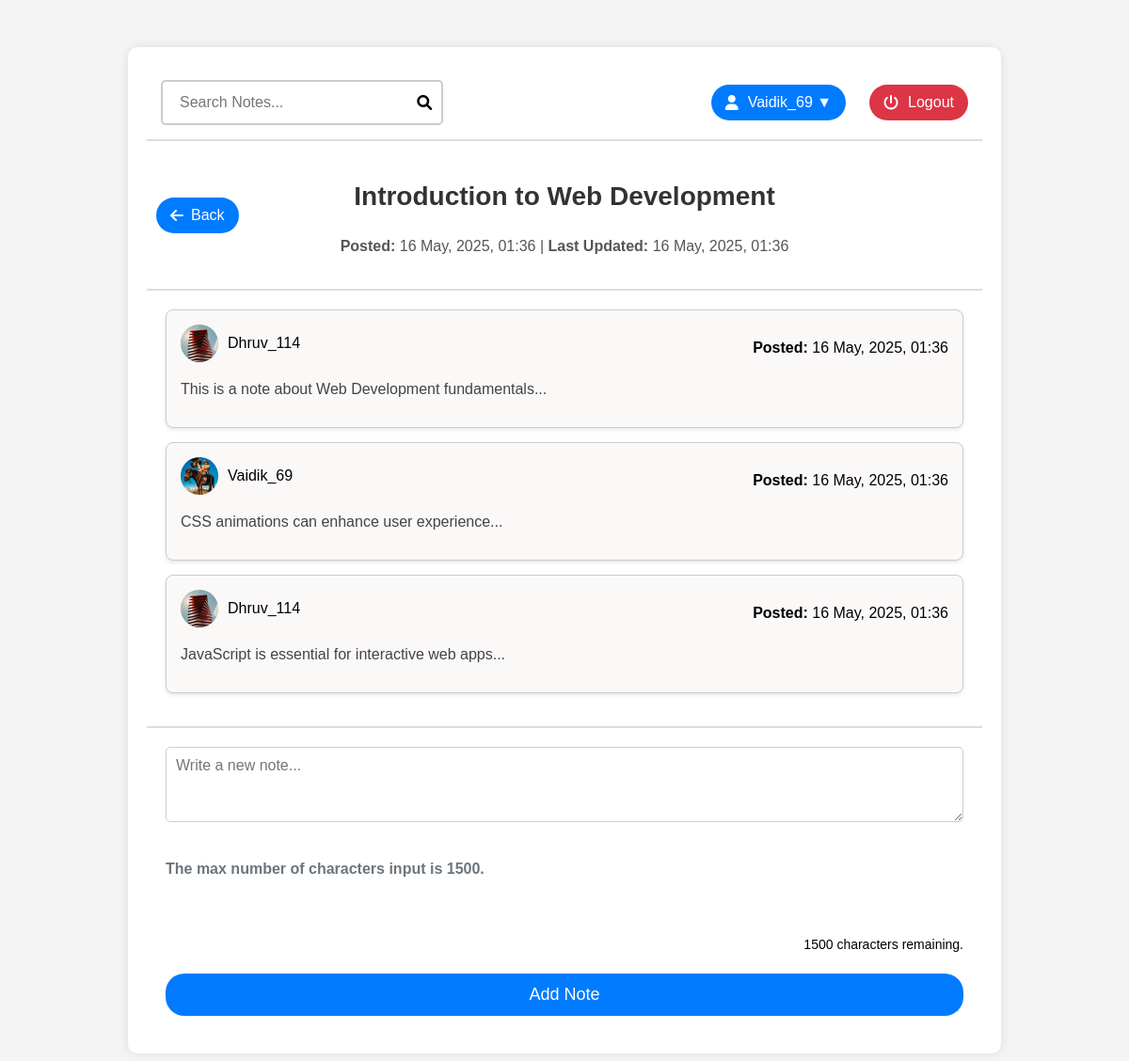
Page /view_notes.php?topic_id=1 (signed in) on the committed database.
### tables this page shows
CREATE TABLE topic (
    topic_id INT AUTO_INCREMENT PRIMARY KEY,
    title VARCHAR(256) NOT NULL,
    creator_id INT NOT NULL,
    created_at DATETIME DEFAULT CURRENT_TIMESTAMP,
    last_updated DATETIME DEFAULT CURRENT_TIMESTAMP ON UPDATE CURRENT_TIMESTAMP,
    FOREIGN KEY (creator_id) REFERENCES user(user_id)
);

CREATE TABLE notes (
    note_id INT AUTO_INCREMENT PRIMARY KEY,
    topic_id INT NOT NULL,
    user_id INT NOT NULL,
    content TEXT NOT NULL,
    created_at DATETIME DEFAULT CURRENT_TIMESTAMP,
    FOREIGN KEY (topic_id) REFERENCES topic(topic_id),
    FOREIGN KEY (user_id) REFERENCES user(user_id)
);

CREATE TABLE user (
    user_id INT AUTO_INCREMENT NOT NULL PRIMARY KEY,
    first_name VARCHAR(50),    
    last_name VARCHAR(50),    
    email VARCHAR(100) UNIQUE NOT NULL,
    password VARCHAR(255) NOT NULL,
    screen_name VARCHAR(50) UNIQUE NOT NULL,
    avatar VARCHAR(255) NOT NULL,
    date_of_birth DATE,       
    created_at DATETIME DEFAULT CURRENT_TIMESTAMP
);

### db.php (called while the page is built, shortened)
<?php
function getTopicDetails($conn, $topicId) {
    try {
        $query = "SELECT t.topic_id, t.title, t.created_at,
                (SELECT MAX(n.created_at) FROM notes n WHERE n.topic_id = t.topic_id) AS last_updated
                FROM topic t
                WHERE t.topic_id = ?";
        $stmt = $conn->prepare($query);
        $stmt->execute([$topicId]);
        return $stmt->fetch(PDO::FETCH_ASSOC);
    } catch(PDOException $e) {
        return null;
    }
}
function getTopicNotes($conn, $topicId) {
    try {
        $query = "SELECT n.note_id, n.content, n.created_at,
                u.screen_name, u.avatar
                FROM notes n
                JOIN user u ON n.user_id = u.user_id
                WHERE n.topic_id = ?
                ORDER BY n.created_at ASC";
        $stmt = $conn->prepare($query);
        $stmt->execute([$topicId]);
        return $stmt->fetchAll(PDO::FETCH_ASSOC);
    } catch(PDOException $e) {
        return [];
    }
}

### view_notes.php (the view, shortened to what this page needs)
<?php
require_once 'db.php';
$topicId = intval($_GET['topic_id']);
$topic = getTopicDetails($conn, $topicId);
$notes = getTopicNotes($conn, $topicId);
function formatDate($dateStr) {
    $date = new DateTime($dateStr);
    return $date->format('j M, Y, H:i');
}
?>
<!DOCTYPE html PUBLIC "-//W3C//DTD XHTML 1.0 Strict//EN" "http://www.w3.org/TR/xhtml1/DTD/xhtml1-strict.dtd">
<html lang="en">
<head>
    <link rel="stylesheet" href="css/style.css" />
    <link rel="stylesheet" href="https://cdnjs.cloudflare.com/ajax/libs/font-awesome/6.0.0-beta3/css/all.min.css" />
</head>
<body class="notes-body">
    <div class="container-notes">
        <header class="notes-header">
            <div class="search-container">
                <input type="text" placeholder="Search Notes..." />
                <i class="fas fa-search"></i>
            </div>
            <div class="user-controls">
                <div class="profile">
                    <i class="fas fa-user"></i> <?php echo htmlspecialchars($_SESSION['screen_name']); ?> ▼
                </div>
                <button class="logout-btn" onclick="window.location.href='logout.php';">
                    <i class="fas fa-power-off"></i> Logout
                </button>
            </div>
        </header>
        <div class="topic-title">
            <button class="back-btn" onclick="window.location.href='topiclist.php'">
                <i class="fas fa-arrow-left"></i> Back
            </button>
            <h2><?php echo htmlspecialchars($topic['title']); ?></h2>
            <p><strong>Posted:</strong> <?php echo formatDate($topic['created_at']); ?> |
               <strong>Last Updated:</strong> <?php echo $topic['last_updated'] ? formatDate($topic['last_updated']) : 'Never'; ?>
            </p>
        </div>
        <section class="notes-section" id="notes-container">
            <?php if (empty($notes)): ?>
                <p style="text-align: center;" id="no-notes-message">No notes found. Be the first to add a note!</p>
            <?php else: ?>
                <?php foreach ($notes as $note): ?>
                    <div class="note">
                        <div class="note-header">
                            <div class="user-info">
                                <div class="user-avatar">
                                    <img src="<?php echo htmlspecialchars($note['avatar']); ?>" alt="User Avatar" />
                                </div>
                                <span><?php echo htmlspecialchars($note['screen_name']); ?></span>
                            </div>
                            <p><strong>Posted:</strong> <?php echo formatDate($note['created_at']); ?></p>
                        </div>
                        <p class="note-text"><?php echo nl2br(htmlspecialchars($note['content'])); ?></p>
                    </div>
                <?php endforeach; ?>
            <?php endif; ?>
        </section>
        <div class="add-note">
            <form id="add-note-form">
                <textarea id="note-content" name="note_content" placeholder="Write a new note..."></textarea>
                <p class="info-text">The max number of characters input is <b>1500</b>.</p>
                <button type="button" id="add-note-btn" class="add-note-btn">Add Note</button>
            </form>
        </div>
    </div>
</body>
</html>

### css/style.css (style rules this page uses)
* { box-sizing: border-box; font-family: Arial, sans-serif; }
body { margin: 0; padding: 0; display: flex; justify-content: center; align-items: center; min-height: 100vh; padding: 50px 20px; background-color: #f4f4f4; }
h2 { margin-bottom: 28px; color: #333; font-size: 1.5rem; }
form { display: flex; flex-direction: column; gap: 23px; }
input[type="email"], input[type="text"], input[type="password"], input[type="date"], input[type="file"] { width: 100%; padding: 12px; border: 1px solid #ccc; border-radius: 5px; font-size: 1rem; }
.search-container { display: flex; align-items: center; gap: 10px; border: 2px solid #ccc; padding: 5px 10px; border-radius: 5px; width: 35%; background: white; }
.search-container input { width: 100%; font-size: medium; padding: 8px; border: none; outline: none; }
.user-controls { display: flex; align-items: center; gap: 25px; }
.profile { display: flex; align-items: center; gap: 10px; cursor: pointer; background: #007BFF; color: white; padding: 10px 15px; font-size: 16px; border-radius: 20px; }
.profile i { font-size: 16px; }
.logout-btn i { font-size: 16px; }
.user-info { display: flex; align-items: center; gap: 10px; margin-bottom: 10px; gap: 10px; }
.container-notes { width: 80%; background: white; padding: 20px; border-radius: 10px; box-shadow: 0px 0px 10px rgba(0, 0, 0, 0.1); }
.notes-header { display: flex; justify-content: space-between; align-items: center; padding: 15px; border-bottom: 2px solid #ddd; }
.logout-btn { background: #DC3545; color: white; border: none; padding: 10px 15px; border-radius: 20px; cursor: pointer; font-size: 16px; display: flex; align-items: center; gap: 10px; }
.topic-title { text-align: center; padding: 20px; border-bottom: 2px solid #ddd; position: relative; }
.back-btn { position: absolute; left: 10px; top: 50%; transform: translateY(-50%); background: #007BFF; color: white; border: none; padding: 10px 15px; border-radius: 20px; font-size: 16px; cursor: pointer; display: flex; align-items: center; gap: 8px; }
.topic-title h2 { font-size: 28px; color: #333; }
.topic-title p { margin-top: 5px; font-size: 16px; color: #555; }
.notes-section { padding: 20px; }
.note { background: #fbf8f8; padding: 15px; border: 1px solid #ccc; border-radius: 8px; margin-bottom: 15px; box-shadow: 0 2px 4px rgba(0, 0, 0, 0.1); }
.note-header { display: flex; justify-content: space-between; align-items: center; }
.user-avatar { width: 40px; height: 40px; border-radius: 50%; background: #ddd; }
.user-avatar img { width: 100%; height: 100%; border-radius: 50%; object-fit: cover; }
.note-text { margin-top: 10px; font-size: 16px; color: #444; }
.add-note { padding: 20px; border-top: 2px solid #ddd; text-align: center; }
.add-note textarea { width: 100%; height: 80px; padding: 10px; border: 1px solid #ccc; border-radius: 5px; font-size: 16px; }
.add-note-btn { padding: 12px 32px; background: #007BFF; color: white; border: none; cursor: pointer; border-radius: 20px; font-size: 18px; }
.info-text { font-size: 16px; color: #6c757d; margin-top: 8px; text-align: left; font-weight: 550; margin-bottom: 35px; }
.add-note form { width: 100%; margin: 0; padding: 0; }
form textarea { width: 100%; padding: 10px; border: 1px solid #ccc; border-radius: 5px; font-size: 16px; margin-bottom: 10px; min-height: 80px; font-family: inherit; }

### rows in the picture
topic: title "Introduction to Web Development", created_at "16 May, 2025, 01:36"
notes: user.avatar (picture), user.screen_name "Dhruv_114", created_at "16 May, 2025, 01:36", content "This is a note about Web Development fundamentals..."
notes: user.avatar (picture), user.screen_name "Vaidik_69", created_at "16 May, 2025, 01:36", content "CSS animations can enhance user experience..."
notes: user.avatar (picture), user.screen_name "Dhruv_114", created_at "16 May, 2025, 01:36", content "JavaScript is essential for interactive web apps..."

### other values in the picture
$_SESSION['screen_name'] "Vaidik_69"
formatDate($topic['last_updated']) "16 May, 2025, 01:36"
